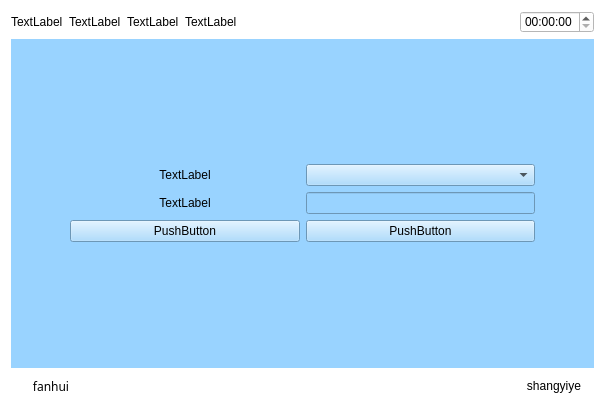
<?xml version="1.0" encoding="UTF-8"?>
<ui version="4.0">
 <class>page1</class>
 <widget class="QWidget" name="page1">
  <property name="geometry">
   <rect>
    <x>0</x>
    <y>0</y>
    <width>605</width>
    <height>410</height>
   </rect>
  </property>
  <property name="windowTitle">
   <string>Form</string>
  </property>
  <property name="styleSheet">
   <string notr="true">background-color: rgb(255, 255, 255);</string>
  </property>
  <layout class="QVBoxLayout" name="verticalLayout_3" stretch="1,5,1">
   <item>
    <layout class="QHBoxLayout" name="horizontalLayout_6">
     <item>
      <widget class="QLabel" name="label_18">
       <property name="text">
        <string>TextLabel</string>
       </property>
      </widget>
     </item>
     <item>
      <widget class="QLabel" name="label_19">
       <property name="text">
        <string>TextLabel</string>
       </property>
      </widget>
     </item>
     <item>
      <widget class="QLabel" name="label_20">
       <property name="text">
        <string>TextLabel</string>
       </property>
      </widget>
     </item>
     <item>
      <widget class="QLabel" name="label_21">
       <property name="text">
        <string>TextLabel</string>
       </property>
      </widget>
     </item>
     <item>
      <spacer name="horizontalSpacer_6">
       <property name="orientation">
        <enum>Qt::Horizontal</enum>
       </property>
       <property name="sizeHint" stdset="0">
        <size>
         <width>40</width>
         <height>20</height>
        </size>
       </property>
      </spacer>
     </item>
     <item>
      <widget class="QTimeEdit" name="timeEdit_3"/>
     </item>
    </layout>
   </item>
   <item>
    <widget class="QWidget" name="widget" native="true">
     <property name="sizePolicy">
      <sizepolicy hsizetype="Preferred" vsizetype="Preferred">
       <horstretch>0</horstretch>
       <verstretch>0</verstretch>
      </sizepolicy>
     </property>
     <property name="contextMenuPolicy">
      <enum>Qt::DefaultContextMenu</enum>
     </property>
     <property name="styleSheet">
      <string notr="true">background-color: rgb(153, 211, 255);</string>
     </property>
     <layout class="QVBoxLayout" name="verticalLayout_2">
      <item>
       <layout class="QVBoxLayout" name="verticalLayout">
        <property name="margin">
         <number>50</number>
        </property>
        <item>
         <layout class="QHBoxLayout" name="horizontalLayout_7">
          <item>
           <widget class="QLabel" name="label">
            <property name="text">
             <string>TextLabel</string>
            </property>
            <property name="alignment">
             <set>Qt::AlignCenter</set>
            </property>
           </widget>
          </item>
          <item>
           <widget class="QComboBox" name="comboBox">
            <property name="currentIndex">
             <number>-1</number>
            </property>
            <property name="duplicatesEnabled">
             <bool>false</bool>
            </property>
           </widget>
          </item>
         </layout>
        </item>
        <item>
         <layout class="QHBoxLayout" name="horizontalLayout_8" stretch="1,1">
          <item>
           <widget class="QLabel" name="label_8">
            <property name="layoutDirection">
             <enum>Qt::LeftToRight</enum>
            </property>
            <property name="text">
             <string>TextLabel</string>
            </property>
            <property name="alignment">
             <set>Qt::AlignCenter</set>
            </property>
           </widget>
          </item>
          <item>
           <widget class="QLineEdit" name="lineEdit">
            <property name="sizePolicy">
             <sizepolicy hsizetype="Preferred" vsizetype="Fixed">
              <horstretch>0</horstretch>
              <verstretch>0</verstretch>
             </sizepolicy>
            </property>
           </widget>
          </item>
         </layout>
        </item>
        <item>
         <layout class="QHBoxLayout" name="horizontalLayout_9">
          <item>
           <widget class="QPushButton" name="pushButton">
            <property name="text">
             <string>PushButton</string>
            </property>
           </widget>
          </item>
          <item>
           <widget class="QPushButton" name="pushButton_2">
            <property name="text">
             <string>PushButton</string>
            </property>
           </widget>
          </item>
         </layout>
        </item>
       </layout>
      </item>
     </layout>
    </widget>
   </item>
   <item>
    <layout class="QHBoxLayout" name="horizontalLayout_3">
     <item>
      <widget class="QPushButton" name="returnIndex_3">
       <property name="font">
        <font>
         <family>AR PL UMing TW MBE</family>
        </font>
       </property>
       <property name="text">
        <string>fanhui</string>
       </property>
       <property name="flat">
        <bool>true</bool>
       </property>
      </widget>
     </item>
     <item>
      <spacer name="horizontalSpacer_5">
       <property name="orientation">
        <enum>Qt::Horizontal</enum>
       </property>
       <property name="sizeHint" stdset="0">
        <size>
         <width>40</width>
         <height>20</height>
        </size>
       </property>
      </spacer>
     </item>
     <item>
      <widget class="QPushButton" name="returnPage">
       <property name="text">
        <string>shangyiye</string>
       </property>
       <property name="flat">
        <bool>true</bool>
       </property>
      </widget>
     </item>
    </layout>
   </item>
  </layout>
 </widget>
 <resources/>
 <connections/>
</ui>
